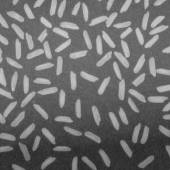
#> input picture aritmetica_imagenes/image1.png, 170 x 170 px
$ python gray_sum.py
#> lines starting #> are read from the running program, lines starting #| are printed output that depends on the picture
import sys

import cv2
import numpy as np
from matplotlib import pyplot as plt
import random

image1 = 'image1.png'
image2 = 'image2.png'

img2 = cv2.imread(image1, cv2.IMREAD_GRAYSCALE)
#> img2 is the input picture: shape (170, 170); min 41, max 202, mean 109.5
cv2.imshow('img1.png', img2)
hist1 = cv2.calcHist([img2], [0], None, [256], [0, 256])
#> hist1 = 256 values, max 822 at index 104, min 0 at index 0, mean 112.9

img = cv2.imread(image2, cv2.IMREAD_GRAYSCALE)
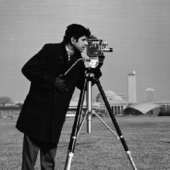
#> input picture aritmetica_imagenes/image2.png, 170 x 170 px
#> img is the input picture: shape (170, 170); min 5, max 248, mean 116.4
cv2.imshow('img2.png', img)
hist2 = cv2.calcHist([img], [0], None, [256], [0, 256])
#> hist2 = 256 values, max 779 at index 11, min 0 at index 0, mean 112.9


for i in range(img.shape[0]):
        for j in range(img.shape[1]):
            new_val = (int(img[i,j]) + int(img2[i,j]))/2
            img[i,j] = new_val
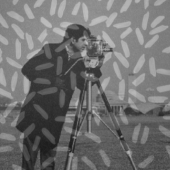
#> img: shape (170, 170); min 27, max 195, mean 112.7

cv2.imshow('suma.png', img)
hist = cv2.calcHist([img], [0], None, [256], [0, 256])
#> hist = 256 values, max 531 at index 132, min 0 at index 0, mean 112.9


plt.plot(hist1, color='red',alpha=0.5 ,label='img1') #
plt.plot(hist2, color='blue',alpha=0.5 ,label='img2') #
plt.plot(hist, color='purple',alpha=1 ,label='Sum') #
plt.legend()
plt.show()
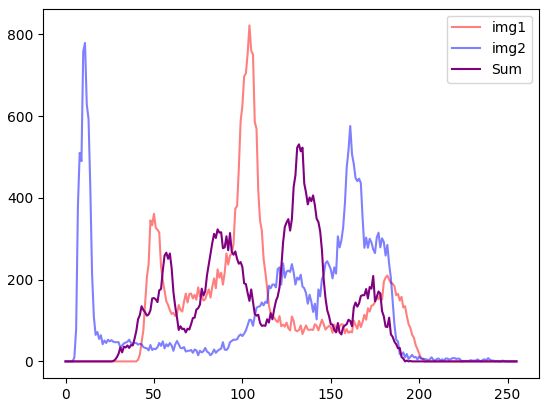
#> figure drawn by matplotlib, 1 panel; curve peaks at x = 104, y = 822; curve peaks at x = 11, y = 779; curve peaks at x = 132, y = 531

cv2.destroyAllWindows()
